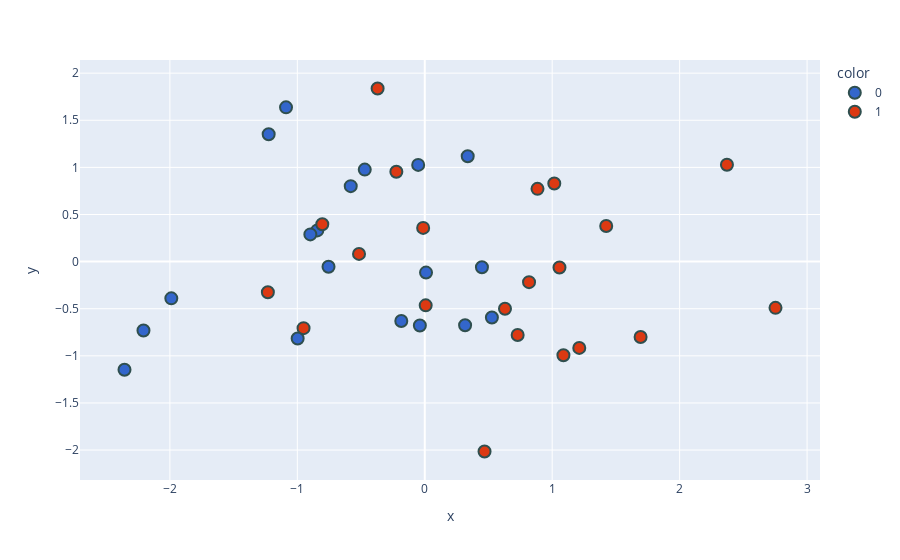

Source (notebook cell):
### Markdown cell above
# Visualization of the Data after Dimensionality Reduction generated by PCA

### Code cell
new_df['target'] = new_df['target'].astype('str')
fig = px.scatter(x=new_df['PC1'],
                 y=new_df['PC2'],
                 color=new_df['target'],
                 color_discrete_sequence=px.colors.qualitative.G10
                )

fig.update_traces(marker=dict(size=12,
                              line=dict(width=2,
                                        color='DarkSlateGrey')),
                  selector=dict(mode='markers'))
fig.show()

### Figure 1 — Plotly figure (JSON) as saved in the notebook; plotly's stock layout.template omitted (floating-point values rounded to 4 significant figures)
{"data": [{"hovertemplate": "color=0<br>x=%{x}<br>y=%{y}<extra></extra>", "legendgroup": "0", "marker": {"color": "#3366CC", "line": {"color": "DarkSlateGrey", "width": 2}, "size": 12, "symbol": "circle"}, "mode": "markers", "name": "0", "orientation": "v", "showlegend": true, "type": "scatter", "x": [-1.089, -0.8431, -0.4709, -1.989, -1.225, -0.8977, -2.207, -0.1841, 0.3165, 0.4487, 0.5268, -0.7552, 0.337, -0.9974, -2.356, -0.03835, -0.5808, -0.05151, 0.00999], "xaxis": "x", "y": [1.637, 0.3314, 0.9763, -0.3901, 1.351, 0.2886, -0.7307, -0.6303, -0.6751, -0.06006, -0.5935, -0.05384, 1.118, -0.8161, -1.148, -0.6782, 0.801, 1.026, -0.1164], "yaxis": "y"}, {"hovertemplate": "color=1<br>x=%{x}<br>y=%{y}<extra></extra>", "legendgroup": "1", "marker": {"color": "#DC3912", "line": {"color": "DarkSlateGrey", "width": 2}, "size": 12, "symbol": "circle"}, "mode": "markers", "name": "1", "orientation": "v", "showlegend": true, "type": "scatter", "x": [-0.804, 0.8847, -0.2229, 1.424, -0.9511, 2.752, -0.01257, 0.6296, 1.088, 1.057, 0.7289, -0.5159, 2.371, 0.007348, -1.231, 1.694, -0.37, 0.4691, 1.212, 1.016, 0.8183], "xaxis": "x", "y": [0.3964, 0.7721, 0.953, 0.3772, -0.7061, -0.4907, 0.3578, -0.5007, -0.9937, -0.06191, -0.7788, 0.08156, 1.028, -0.4643, -0.3245, -0.8001, 1.837, -2.015, -0.9159, 0.829, -0.2181], "yaxis": "y"}], "layout": {"autosize": true, "legend": {"title": {"text": "color"}, "tracegroupgap": 0}, "margin": {"t": 60}, "xaxis": {"anchor": "y", "autorange": true, "domain": [0, 1], "range": [-2.71, 3.106], "title": {"text": "x"}, "type": "linear"}, "yaxis": {"anchor": "x", "autorange": true, "domain": [0, 1], "range": [-2.405, 2.227], "title": {"text": "y"}, "type": "linear"}}}
